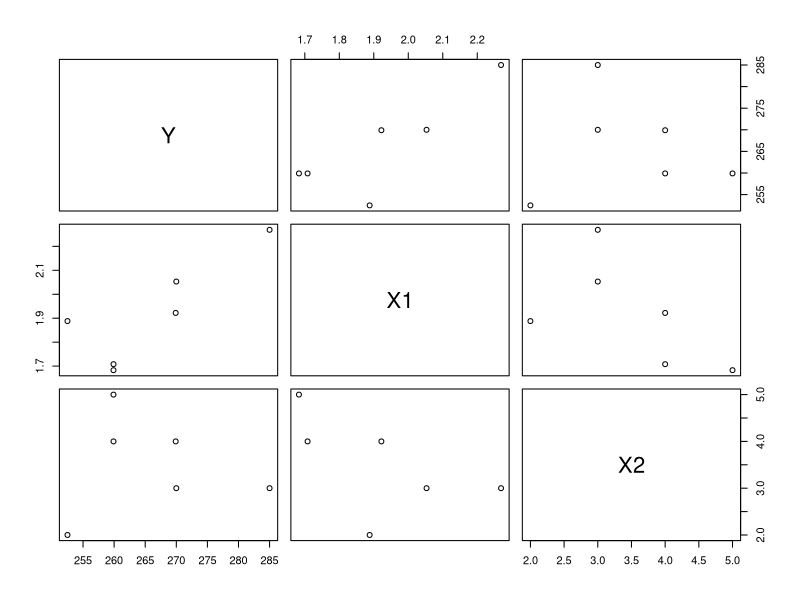
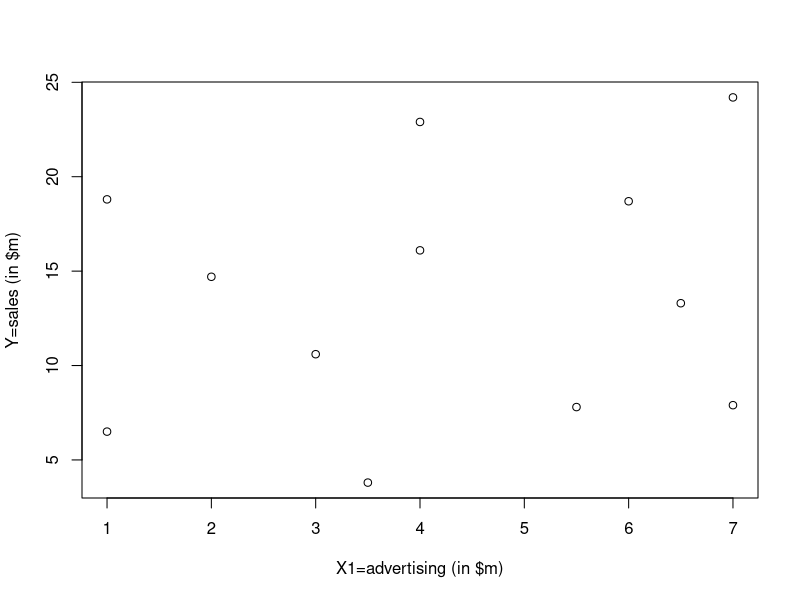
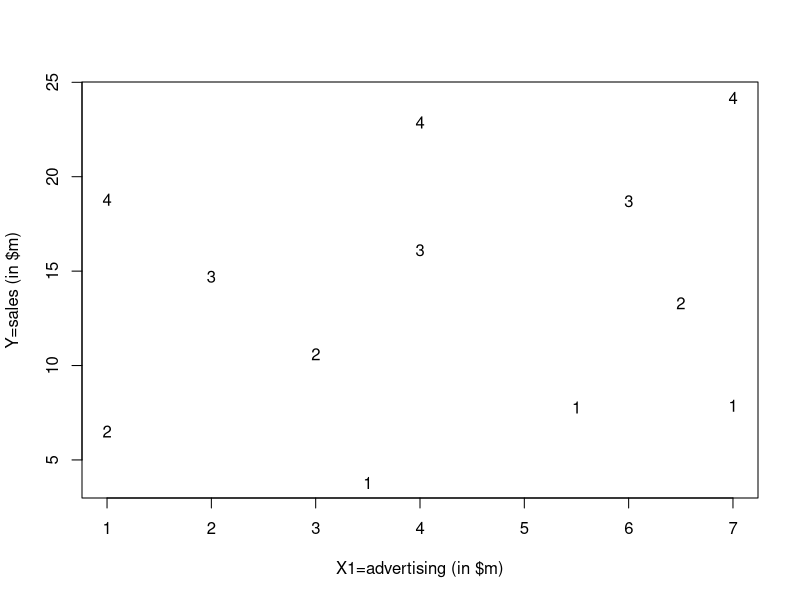
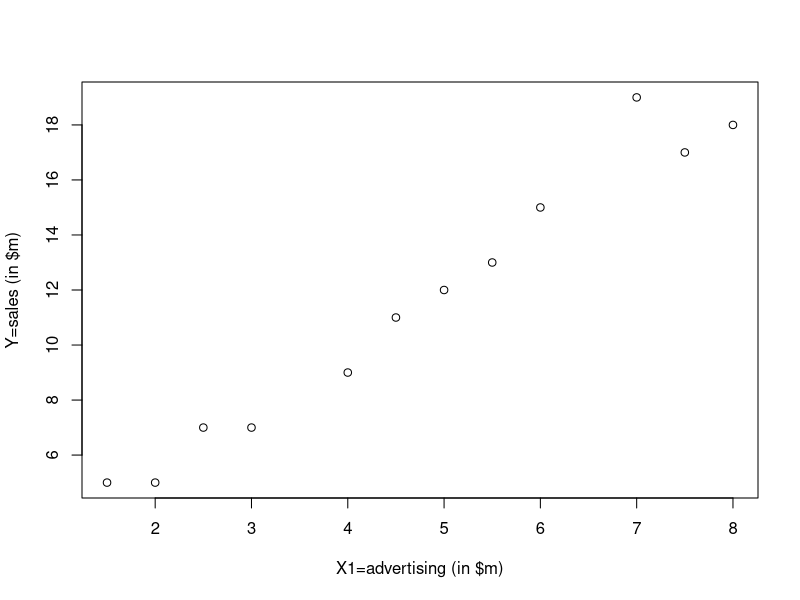
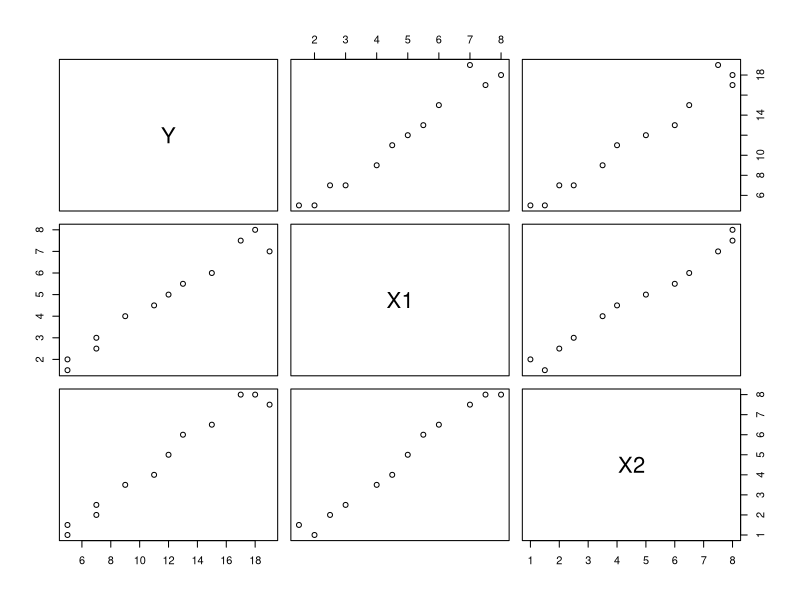

Write R code to recreate these figures, in order.
#####-------------------------------------------------------
##### Business Analytics 
##### Dr. Jiun-Yu Yu
##### Department of Business Administration
##### National Taiwan University
##### Lecture 3, 29 Sep 2020
#####-------------------------------------------------------

#### HOMES3 Data
HOMES3 <- read.table("d1091-03_HOMES3.txt", header=TRUE) # Read data for analysis
attach(HOMES3)
HOMES3

pairs(HOMES3)

# Summary of regression on data HOMES3, Y~X1+X2
hm3.lm <- lm(Y ~ X1 + X2)
summary(hm3.lm)

# Beta coefficients 	# Note: such coef does not exist for intercept
hm3.lm$coef["X1"]		# hm3.lm$coef[2]
beta.X1 <- hm3.lm$coef["X1"]*sd(X1)/sd(Y)
beta.X2 <- hm3.lm$coef["X2"]*sd(X2)/sd(Y)

# Summary of regression on data HOMES3, Y~X1
hm1.lm <- lm(Y ~ X1)
summary(hm1.lm)

# Multiple Correlation Coefficient
sqrt(summary(hm3.lm)$r.squared)

detach()


#### SHIPDEPT Data
# Regression on data SHIPDEPT, Y~X1+X2+X3+X4
SHIPDEPT <- read.table("d1091-03_SHIPDEPT.txt", header=TRUE)
ship.full <- lm(Y ~ X1+X2+X3+X4, SHIPDEPT)	# complete model
summary(ship.full)

ship.13 <- lm(Y ~ X1+X3, SHIPDEPT) 		# reduced model
summary(ship.13)


## ------------------------------------------------
## Discussions on Correlation 

# Summary of regression on data SALES2 		(Slides p.3-21 ~ 3-24)
SALES2 <- read.table("d1091-03_SALES2.txt", header=TRUE)
attach(SALES2)

plot(X1, Y, xlab="X1=advertising (in $m)", ylab="Y=sales (in $m)")
plot(X1, Y, type="n",xlab="X1=advertising (in $m)", ylab="Y=sales (in $m)")
for(i in 1:12) points(X1[i], Y[i], pch=as.character(X2[i]))

fitSALES2.1 <- lm(Y ~ X1, data=SALES2)
summary(fitSALES2.1)

fitSALES2 <- lm(Y ~ X1+X2, data=SALES2)
summary(fitSALES2)

detach()


# Summary of regression on data SALES3		(Slides p.3-25 ~ 3-27)
SALES3 <- read.table("d1091-03_SALES3.txt", header=TRUE)
attach(SALES3)

plot(X1, Y, xlab="X1=advertising (in $m)", ylab="Y=sales (in $m)")
pairs(SALES3)

fitSALES3 <- lm(data=SALES3, Y ~ X1+X2)
summary(fitSALES3)

fitSALES3.1 <- lm(data=SALES3, Y ~ X2) 
summary(fitSALES3.1)

detach()


## ------------------------------------------------
## Global Usefulness Test & Nested Model Test

# HOMES3 data
summary(hm3.lm)$fstatistic	# Slide p.3-31
(qf(0.95, 2, 3))			# critical value, n=6, k=2
(1-pf(51.434, 2, 3))		# p-value
anova(hm3.lm)			# ANOVA table p.3-31

# SHIPDEPT data
summary(ship.full)$fstatistic	# ANOVA table p.3-32
(qf(0.95, 4, 15))			# critical value, n=20, k=4
(1-pf(17.035, 4, 15))		# p-value


## Nested F-statistic
ship.0 <- lm(Y~1, data=SHIPDEPT)
anova(ship.0, ship.full)	# ANOVA table p.3-35, upper (C)
anova(ship.0, ship.13)		# ANOVA table p.3-35, lower (R)
anova(ship.13, ship.full)	# Nested F-stat p.3-35 & 3-37
	# anova(ship.full), anova(ship.13)

(qf(0.95, 2, 15))
(1-pf(0.472, 2 ,15))



## ------------------------------------------------
## Individual t-test

# SHIPDEPT data
summary(ship.13)



## ------------------------------------------------
## Confidence Intervals for regression coefficients & for E(Y) 
## Prediction Interval for a single Y

confint(ship.13)

xnew <- data.frame(X1=6, X3=20)
predict(ship.13, xnew, interval="confidence", level=0.95)
predict(ship.13, xnew, interval="prediction", level=0.95)



